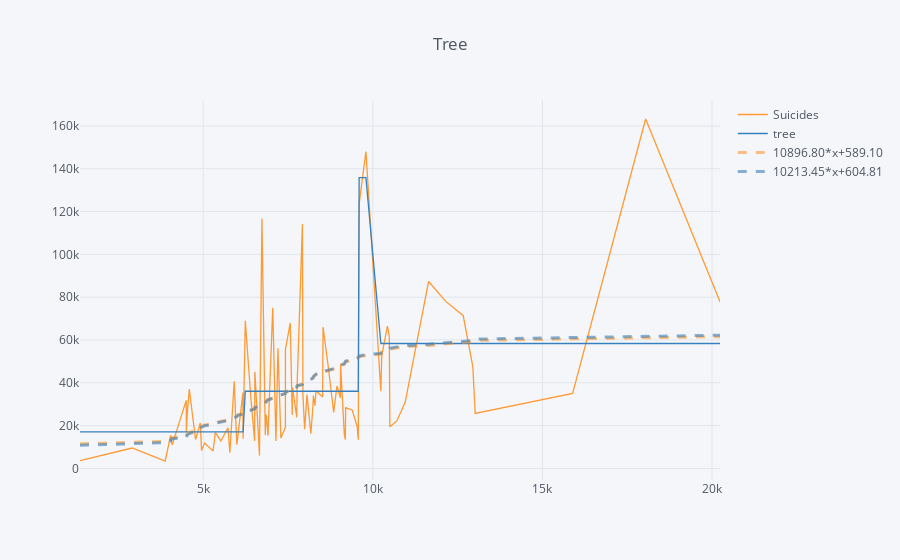

Source (notebook cell):
### Code cell
df.set_index('Crime_prop').iplot(title='Tree', bestfit=True)
